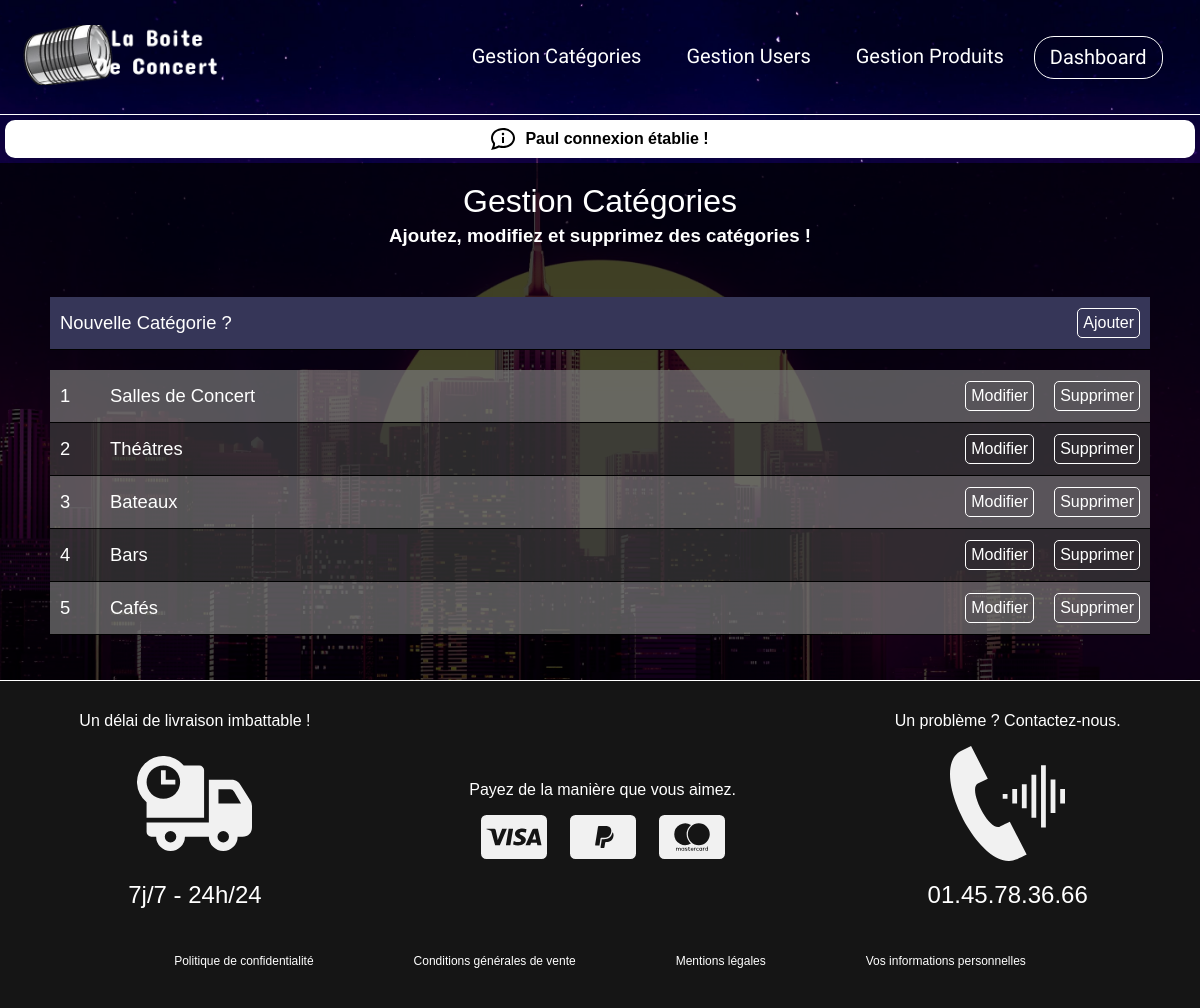
Page /admin/index.php?page=categories&action=list (signed in) on the committed database.
### tables this page shows
CREATE TABLE IF NOT EXISTS `categories` (
  `id` int(11) NOT NULL AUTO_INCREMENT,
  `name` varchar(255) NOT NULL,
  `description` varchar(255) NOT NULL,
  `image` varchar(255) DEFAULT NULL,
  PRIMARY KEY (`id`)
);

### admin/index.php (called while the page is built, shortened)
<?php
    if (isset($_GET['page'])) {
        switch ($_GET['page']) {
            case 'categories':
                require 'controllers/categoryController.php';
                break;
        }
    }else
        require 'controllers/indexController.php';
    require 'views/layouts/admin.php';

### admin/models/Category.php (called while the page is built, shortened)
<?php
    function getCategories()
    {
        $db = dbConnect();
        $queryAllCategories = $db->query('SELECT * FROM categories');
        $resultCategories = $queryAllCategories->fetchAll();
        return $resultCategories;
    }

### admin/controllers/categoryController.php (called while the page is built, shortened)
<?php
    require 'models/Category.php';
    if(isset($_GET['action'])){
        switch($_GET['action']){
            case 'list':
                $categories = getCategories();
                break;
        }
    }else{
        header('Location: index.php');
        exit;
    }

### admin/views/categories_list.php (the view)
<section class="mainAccroche">
    <h1 class="pageTitle"> Gestion Catégories </h1>
    <h3> Ajoutez, modifiez et supprimez des catégories ! </h3>
</section>
<section class="containerList">
    <div class="listContentLine listContentAdd">
        <h4 class="lineName"> Nouvelle Catégorie ? </h4>
        <div class="lineButtons">
            <a href="index.php?page=categories&action=new"> Ajouter </a>
        </div>
    </div>
    <?php if(!empty($categories)) : ?>
        <?php $mod = 0; foreach ($categories as $category): ?>
            <div class="listContentLine <?= $mod%2 == 0 ? ' listContentBright' : ''?>">
                <div class="lineInfos">
                    <h3 class="lineName"> <?= $category['id'] ?> </h3>
                    <h4 class="lineName"> <?= $category['name'] ?> </h4>
                </div>
                <div class="lineButtons">
                    <a href="index.php?page=categories&action=update&id=<?= $category['id'] ?>"> Modifier </a>
                    <a href="index.php?page=categories&action=delete&id=<?= $category['id'] ?>"> Supprimer </a>
                </div>
            </div>
            <?php $mod++; ?>
        <?php endforeach; ?>
    <?php else: ?>
    <section style="margin: 10% auto;">
        <h1 style="color: white;"> Aucune catégories. </h1>
    </section>
    <?php endif; ?>
</section>

### admin/assets/css/style.css (style rules this page uses)
:root { --headerFont: 'Concert One'; --mainFont: 'Montserrat'; --mainFontColor: white; }
body { font: 1em var(--mainFont), sans-serif; margin: 0; padding: 0; background: url('../images/backgroundNYC.jpg') no-repeat center center fixed; background-size: cover; filter: grayscale(50%); vertical-align: baseline; }
a { text-decoration: none; color: var(--mainFontColor); }
h1.pageTitle { font: 2em 'Montserrat SemiBold', sans-serif; color: var(--mainFontColor); margin: auto; text-align: center; }
.mainAccroche { font: 1em 'Montserrat SemiBold', sans-serif; color: white; text-align: center; margin-bottom: 2.5vh; }
.mainAccroche h3 { margin: 5px; }
.containerList { display: flex; flex-direction: column; justify-content: center; margin: 50px 50px 25px 50px; }
.listContentLine { display: flex; flex-direction: row; justify-content: space-between; align-items: center; background-color: rgba(60, 60, 60, 0.7); border-bottom: 1px solid black; }
.listContentBright { background-color: rgba(120, 120, 120, 0.7); }
.listContentAdd { background-color: rgb(52, 51, 119); margin-bottom: 20px; }
.lineInfos { display: flex; flex-direction: row; justify-content: start; }
.lineInfos h3 { width: 2.5vw; }
.lineName { align-self: start; font: 1.15em var(--mainFont), sans-serif; color: var(--mainFontColor); margin: 15px 10px; }
.lineButtons { display: flex; flex-direction: row; justify-content: center; }
.lineButtons a { border: 1px solid var(--mainFontColor); border-radius: 5px; margin: 0px 10px; padding: 5px 5px; }

### admin/assets/css/headerStyle.css (style rules this page uses)
:root { --headerFont: 'Concert One'; --mainFontColor: white; --mainFontHoveredColor: black; }

### rows in the picture
categories: id "1", name "Salles de Concert"
categories: id "2", name "Théâtres"
categories: id "3", name "Bateaux"
categories: id "4", name "Bars"
categories: id "5", name "Cafés"

### other values in the picture
$_SESSION['message'] "Paul connexion établie !"
